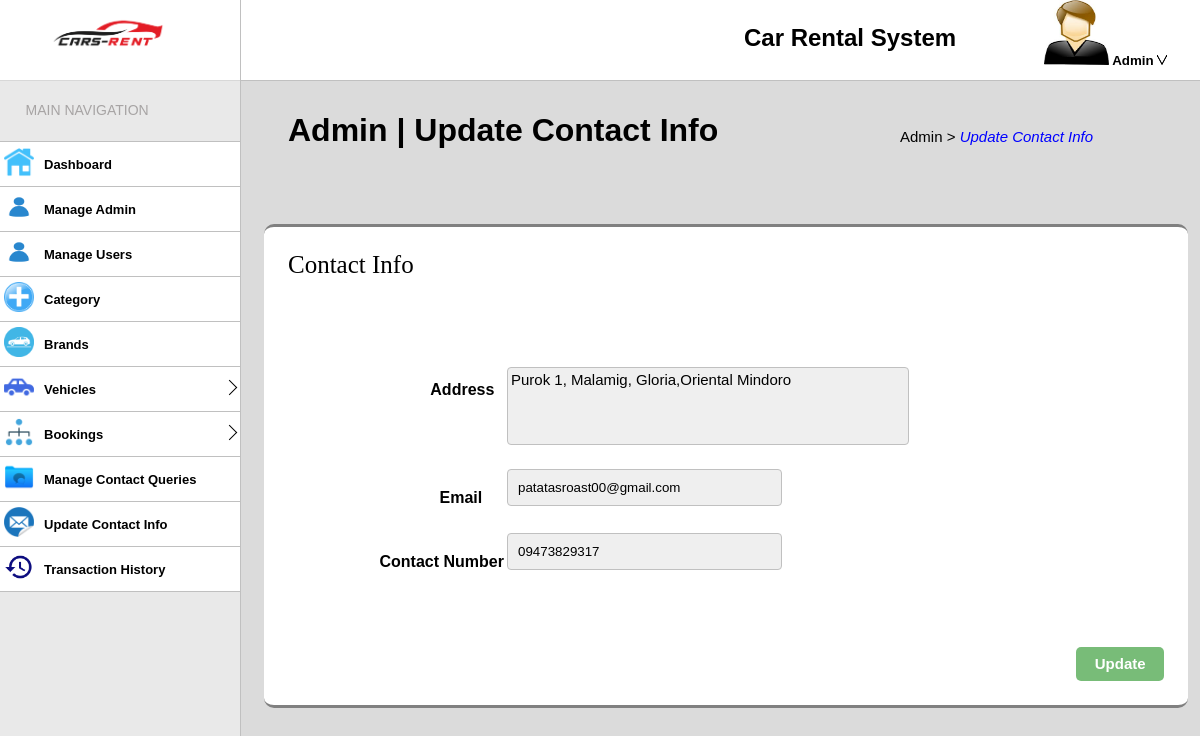
The app's page /upcontactinfo.php with its own data.
### tables this page shows
CREATE TABLE `contactusinfo` (
  `address` text NOT NULL,
  `email` varchar(250) NOT NULL,
  `contact_no` char(11) NOT NULL
);

### upcontactinfo.php (the view, shortened to what this page needs)
<?php
	include("include/connection.php");
?>
<!DOCTYPE html>
<html>
<head>
	<link rel="stylesheet" type="text/css" href="css/style.css">
	<link rel="stylesheet" type="text/css" href="css/users.css">
	<link rel="stylesheet" type="text/css" href="css/animate.min.css">
	<link rel="stylesheet" type="text/css" href="css/products.css">
</head>
<body>
	<h1 class="path">Admin | Update Contact Info </h1>
	<p class="path1">Admin > </i><i style="color: blue;">Update Contact Info </i></p>
	<div class="top-left">
		<img src="img/logo.png">
	</div>
	<div class="top-right">
		<h2>Car Rental System</h2>
		<button href class="dropdown">
			<img src="img/user.jpg" class="icon">
			Admin
			<img src="img/dropdown.png" class="down">
		</button>
	</div>
	<div class="bottom-left">
		<span style="font-family: 'Arial',sans-serif;font-size: 14px;position: absolute;top: 3%;
		left: 11%;color: #a7a4a4;">MAIN NAVIGATION</span>
		<div class="images" style="margin-top: 61px;border-top: 1px solid silver;">
			<span><img src="img/home.png"></span>
			<span class="secspan"><a class="navbtn" href="admin.php" >Dashboard</a></span>
		</div>
		<div class="images">
			<span><img src="img/person.png"></span>
			<span class="secspan"><a class="navbtn" href="manageadmin.php" >Manage Admin</a></span>
		</div>
		<div class="images">
			<span><img src="img/person.png"></span>
			<span class="secspan"><a class="navbtn" href="users.php" >Manage Users</a></span>
		</div>
		<div class="images">
			<span><img src="img/add.png"></span>
			<span class="secspan"><a class="navbtn" href="category.php" >Category</a></span>
		</div>
		<div class="images">
			<span><img src="img/brand.png"></span>
			<span class="secspan"><a class="navbtn" href="brand.php" >Brands</a></span>
		</div>
		<div class="images">
			<span><img src="img/vehicle.png"></span>
			<span class="secspan"><button id="vehicle" class="navbtn" href="vehicle.php" >Vehicles</button></span>
			<span class="arrowcase1"><div class="arrow1"></div></span>
		</div>
		<div class="images">
			<span><img src="img/booking.png"></span>
			<span class="secspan"><button id="bookings" class="navbtn" href="#" >Bookings</button></span>
			<span class="arrowcase2"><div class="arrow2"></div></span>
		</div>
		<div class="images">
			<span><img src="img/message.png"></span>
			<span class="secspan"><a class="navbtn" href="contactqueries.php" >Manage Contact Queries</a></span>
		</div>
		<div class="images">
			<span><img src="img/contactinfo.png"></span>
			<span class="secspan"><a class="navbtn" href="upcontactinfo.php" >Update Contact Info</a></span>
		</div>
		<div class="images">
			<span><img src="img/history.png"></span>
			<span class="secspan"><a class="navbtn" href="transaction.php" >Transaction History</a></span>
		</div>
	</div>
	<div class="tablebox">
		<h2 style="font-family:'Impact';font-weight:500;font-size: 25px;">Contact Info</h2>
		<form method="get">
			<?php
				$sql_show = "SELECT * from contactusinfo";
				$result = $conn->query($sql_show);
				while ($rows = $result->fetch_assoc()) {
			?>
				<div class="section section1">
					<label  style="margin-top: 30px;">Address</label>
					<textarea name="address"><?php echo $rows['address']; ?></textarea>
				</div>
				<div class="section section2">
					<label  style="margin-top: 20px;">Email</label>
					<input type="email" name="email" value="<?php echo $rows['email']; ?>">
				</div>
				<div class="section section3" style="margin-bottom: 8%;">
					<label  style="margin-top: 20px;">Contact Number</label>
					<input  type="number" name="contact" value="<?php echo $rows['contact_no']; ?>">
				</div>
			<?php
				}
			?>
			<input id="addvehicle" type="submit" name="update" value="Update">
		</form>
	</div>
</body>
</html>

### css/style.css (style rules this page uses)
* { padding: 0; margin: 0; }
body { overflow:scroll; z-index: 1; background-color: #80808047; }
.path { font-family: "Agency FB", sans-serif; position: absolute; top: 14%; left: 24%; }
.path1 { position: absolute; top: 16%; left: 75%; font-family: "Raleway", sans-serif; font-weight: 100; font-size: 15px; }
.top-left { width: 20%; height: 10%; position: fixed; top: 0; border-bottom: 1px solid silver; background-color: white; }
.top-left img { margin-left: 20%; width: 50%; margin-top: 5%; }
.top-right { border-left: 1px solid silver; width: 80%; height: 10%; position: fixed; top: 0; left: 20%; border-bottom: 1px solid silver; background-color: white; z-index: 3; }
.bottom-left { width: 20.1%; height: 90%; position: fixed; top: 10%; left: -1px; background-color: #ffffff61; border-right:1px solid silver; }
.top-right h2 { font-family: "Raleway", sans-serif; position: fixed; top: 3%; left: 62%; }
.dropdown { background-color: white; border: none; position: fixed; top: 0%; left: 87%; font-weight: 700; }
.dropdown .icon { width: 65px; height: 65px; ; }
.dropdown .down { width: 10px; height: 10px; }
.bottom-left .images { background-color: white; width: 100%; transition: ease-in-out .2s ; display: flex; border-bottom: 1px solid silver; }
.bottom-left .images span img { width: 30px; height: 30px; margin: 5px 5px 0 5px; }
.bottom-left .images .secspan { flex-grow:1; }
.bottom-left .images .navbtn { text-decoration: none; color: black; font-family: "Raleway", sans-serif; font-size: 13px; font-weight: 700; display: flex; border:none; transition: ease-in-out .2s ; padding: 15px 0 14px 5px; background-color: white; }
.bottom-left .images button { width: 100%; }
.arrow1 { border-top: 1px solid black; border-right: 1px solid black; width: 10px; height: 10px; z-index: 3; transform: rotate(45deg); margin-top: 15px; margin-right: 5px; transition: ease-in-out .3s; }
.arrow2 { border-top: 1px solid black; border-right: 1px solid black; width: 10px; height: 10px; z-index: 3; transform: rotate(45deg); margin-top: 15px; margin-right: 5px; transition: ease-in-out .3s; }

### css/users.css (style rules this page uses)
.tablebox { background-color: white; width: 73%; position: absolute; top: 28%; right: 1%; border-radius: 10px; border-top: 3px solid gray; border-bottom: 3px solid gray; padding:2%; display: flex; flex-direction: column; }
.tablebox .section textarea { resize: none; width: 60%; height: 70px; border: 1px solid silver; font-size: 15px; font-family: sans-serif; padding:3px; background-color: #80808021; border-radius: 4px; }
.tablebox .section1 { margin-top: 10%; }
.tablebox .section1 label { position: absolute; top: 26%; left: 18%; font-family: sans-serif; font-weight: 700; }
.tablebox .section2 label { position: absolute; left: 19%; font-family: sans-serif; font-weight: 700; }
.tablebox .section3 label { position: absolute; left: 12.5%; font-family: sans-serif; font-weight: 700; }
.tablebox .section { margin-left: 25%; margin-bottom: 20px; }
.tablebox .section input { width: 40%; height: 35px; padding: 0 0 0 10px; margin-bottom: 7px; border: none; background-color: #80808021; border: 1px solid silver; border-radius: 4px; }
.tablebox form #addvehicle { width: 10%; padding: 1%; font-weight: 700; font-size: 15px; cursor: pointer; border: none; background-color: #00800087; margin-left: 90%; border-radius: 5px; color: white; }

### records on screen
contactusinfo: address "Purok 1, Malamig, Gloria,Oriental Mindoro", email "patatasroast00@gmail.com", contact "09473829317"
